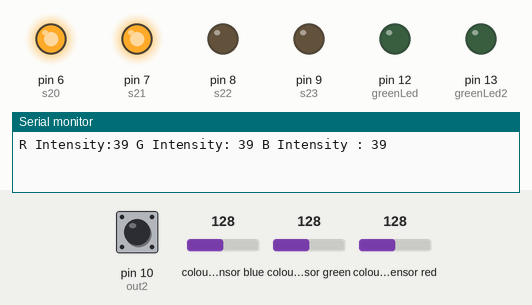
This sketch was run on a simulated Arduino Uno, built with avr-gcc and run on an emulated ATmega328P. On the bench: output pins drawn as LEDs (lit = HIGH), the last lines printed to the serial monitor. Wiring (inferred from the names in the program): TCS3200 colour sensor: output pin 5; S2 pin 3; S3 pin 4; S1 pin 2. The inputs (shaded band) are chosen by the test bench; at power-on: pin 10 (out2) LOW, colour sensor blue 128, colour sensor green 128, colour sensor red 128. Pins used as bus, display or sensor lines are not drawn.

Above: at 1.2 s.
1.3 s: pin 10 (out2) pulsed HIGH 2 times (0.12 s each, 0.3 s apart)
At 2.5 s:
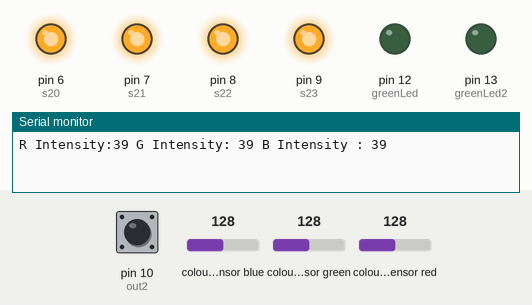
At 7.5 s:
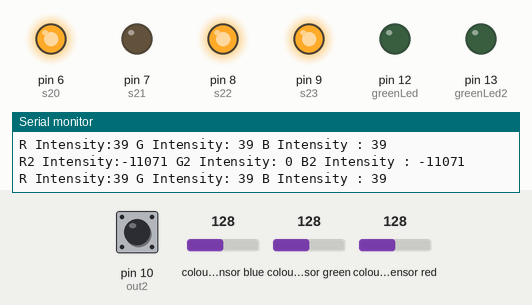
7.9 s: colour sensor blue set to 173
At 9.1 s:
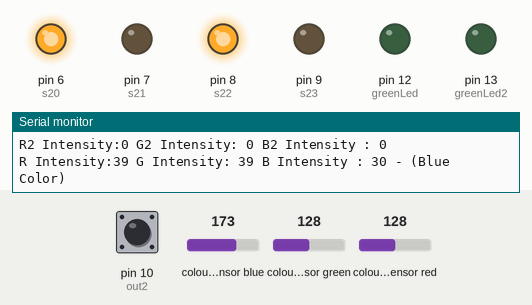
Timing chart, 0 to 16.9 s (numbered marks = the images above; inputs shaded):
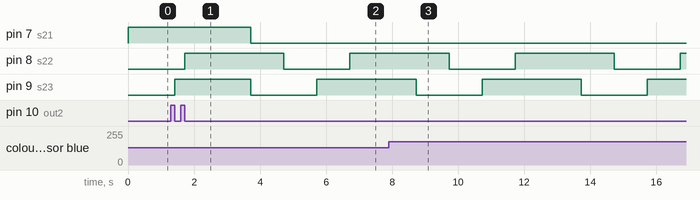

The sketch:

Color_abajo.ino
```cpp
const int s0 = 1;
const int s1 = 2;
const int s2 = 3;
const int s3 = 4;
const int out =5;
const int s20 = 6;
const int s21 = 7;
const int s22 = 8;
const int s23 = 9;
const int out2 =10;
// LED pins connected to Arduino
int redLed = 2;
int greenLed = 12;
int blueLed = 4;
int redLed2 = 7;
int greenLed2 =13 ;
int blueLed2 = 9;
// Variables
int red = 0;
int green = 0;
int blue = 0;
int red2 = 0;
int green2 = 0;
int blue2 = 0;

void setup()
{
  Serial.begin(9600);
  pinMode(s0, OUTPUT);
  pinMode(s1, OUTPUT);
  pinMode(s2, OUTPUT);
  pinMode(s3, OUTPUT);
  pinMode(out, INPUT);
  pinMode(redLed, OUTPUT);
  pinMode(greenLed, OUTPUT);
  pinMode(blueLed, OUTPUT);
  digitalWrite(s0, HIGH);
  digitalWrite(s1, HIGH);
   pinMode(s20, OUTPUT);
  pinMode(s21, OUTPUT);
  pinMode(s22, OUTPUT);
  pinMode(s23, OUTPUT);
  pinMode(out2, INPUT);
  pinMode(redLed2, OUTPUT);
  pinMode(greenLed2, OUTPUT);
  pinMode(blueLed2, OUTPUT);
  digitalWrite(s20, HIGH);
  digitalWrite(s21, HIGH);

  digitalWrite(greenLed2, LOW);

  digitalWrite(greenLed, LOW);

}

void loop()
{
  color();
  Serial.print("R Intensity:");
  Serial.print(red, DEC);
  Serial.print(" G Intensity: ");
  Serial.print(green, DEC);
  Serial.print(" B Intensity : ");
  Serial.print(blue, DEC);
  //Serial.println();

   if ((red>50 && red<80 ) && (green>65 && green<100) &&  (blue>40 && blue<80) )
  {
   Serial.println(" - (White Color)");
   digitalWrite(redLed, LOW);
   digitalWrite(greenLed, HIGH); // Turn GREEN LED ON
   digitalWrite(blueLed, LOW);
  }
   else if ((red>260 && red<300 ) && (green>325 && green<360) &&  (blue>235 && blue<260) )
  {
   Serial.println(" - ( Black Color)");
   digitalWrite(redLed, LOW);
   digitalWrite(greenLed, LOW); // Turn GREEN LED ON
   digitalWrite(blueLed, LOW);
  }
  else if (red < blue && red < green && red < 20)
  {
   Serial.println(" - (Red Color)");
   digitalWrite(redLed, HIGH); // Turn RED LED ON
   digitalWrite(greenLed, LOW);
   digitalWrite(blueLed, LOW);
  }

  else if (blue < red && blue < green)
  {
   Serial.println(" - (Blue Color)");
   digitalWrite(redLed, LOW);
   digitalWrite(greenLed, LOW);
   digitalWrite(blueLed, HIGH); // Turn BLUE LED ON
  }

  else if (green < red && green < blue)
  {
   Serial.println(" - (Green Color)");
   digitalWrite(redLed, LOW);
   digitalWrite(greenLed, LOW); // Turn GREEN LED ON
   digitalWrite(blueLed, LOW);
  }

  else{
  Serial.println();
  }

  delay(1000);
  digitalWrite(redLed, LOW);
  digitalWrite(greenLed, LOW);
  digitalWrite(blueLed, LOW);

  color2();
  Serial.print("R2 Intensity:");
  Serial.print(red2, DEC);
  Serial.print(" G2 Intensity: ");
  Serial.print(green2, DEC);
  Serial.print(" B2 Intensity : ");
  Serial.print(blue2, DEC);
  //Serial.println();

   if (((red2>170 &&  red2<210 ) && (green2>230 && green2<265) &&  (blue2>235 && blue2<250)) or ((red2>360 &&  red2<400 ) && (green2>405 && green2<420) &&  (blue2>345 && blue2<375)) )
  {
   Serial.println(" - (Yellow Color)");
   digitalWrite(redLed2, LOW);
   digitalWrite(greenLed2, HIGH); // Turn GREEN LED ON
   digitalWrite(blueLed2, LOW);
  }
   else if ((red2>260 && red2<300 ) && (green2>325 && green2<360) &&  (blue2>230 && blue2<260) )
  {
   Serial.println(" - ( Black Color)");
   digitalWrite(redLed2, LOW);
   digitalWrite(greenLed2, LOW); // Turn GREEN LED ON
   digitalWrite(blueLed2, LOW);
  }
  else if (red2 < blue2 && red2 < green2 && red2 < 20)
  {
   Serial.println(" - (Red Color)");
   digitalWrite(redLed2, HIGH); // Turn RED LED ON
   digitalWrite(greenLed2, LOW);
   digitalWrite(blueLed2, LOW);
  }

  else if (blue2 < red2 && blue2 < green2)
  {
   Serial.println(" - (Blue Color)");
   digitalWrite(redLed2, LOW);
   digitalWrite(greenLed2, LOW);
   digitalWrite(blueLed2, HIGH); // Turn BLUE LED ON
  }

  else if (green2 < red2 && green2 < blue2)
  {
   Serial.println(" - (Green Color)");
   digitalWrite(redLed2, LOW);
   digitalWrite(greenLed2, HIGH); // Turn GREEN LED ON
   digitalWrite(blueLed2, LOW);
  }

  else{
  Serial.println();
  }

  delay(1000);
  digitalWrite(redLed2, LOW);
  digitalWrite(greenLed2, LOW);
  digitalWrite(blueLed2, LOW);
 }

void color()
{
  digitalWrite(s2, LOW);
  digitalWrite(s3, LOW);
  //count OUT, pRed, RED
  red = pulseIn(out, digitalRead(out) == HIGH ? LOW : HIGH);
  digitalWrite(s3, HIGH);
  //count OUT, pBLUE, BLUE
  blue = pulseIn(out, digitalRead(out) == HIGH ? LOW : HIGH);
  digitalWrite(s2, HIGH);
  //count OUT, pGreen, GREEN
  green = pulseIn(out, digitalRead(out) == HIGH ? LOW : HIGH);


}

void color2()
{
  digitalWrite(s22, LOW);
  digitalWrite(s23, LOW);
  //count OUT2, pRed, RED
  red2 = pulseIn(out2, digitalRead(out2) == HIGH ? LOW : HIGH);
  digitalWrite(s23, HIGH);
  //count OUT, pBLUE, BLUE
  blue2 = pulseIn(out2, digitalRead(out2) == HIGH ? LOW : HIGH);
  digitalWrite(s22, HIGH);
  //count OUT, pGreen, GREEN
  green2 = pulseIn(out2, digitalRead(out2) == HIGH ? LOW : HIGH);


}
```

Measured:
- after the input at 1.3 s, pin 7 (s21): HIGH → LOW after 2.4 s instead of 3.7 s
- by itself, pin 8 (s22), pin 9 (s23): alternates HIGH for 3.0 s and LOW for 2.0 s
